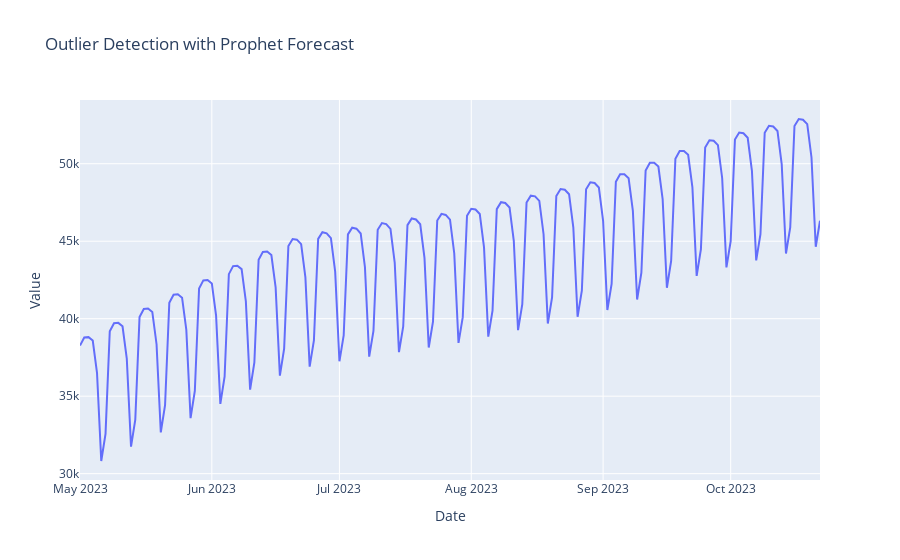

Source (notebook cell):
### Code cell
forecast_trace = go.Scatter(x=forecast['ds'], y=forecast['yhat'], mode='lines', name='Forecast')

# Create layout
layout = go.Layout(title='Outlier Detection with Prophet Forecast', xaxis=dict(title='Date'), yaxis=dict(title='Value'))

# Plot
fig = go.Figure(data=[forecast_trace], layout=layout)
fig.show()

### Figure 1 — Plotly figure (JSON) as saved in the notebook; plotly's stock layout.template omitted (floating-point values rounded to 4 significant figures; data arrays with more than 128 entries replaced by an {"elided": "..."} marker saying what was removed)
{"data": [{"mode": "lines", "name": "Forecast", "type": "scatter", "x": {"elided": "175 str values"}, "y": {"elided": "175 float values"}}], "layout": {"title": {"text": "Outlier Detection with Prophet Forecast"}, "xaxis": {"title": {"text": "Date"}}, "yaxis": {"title": {"text": "Value"}}}}
